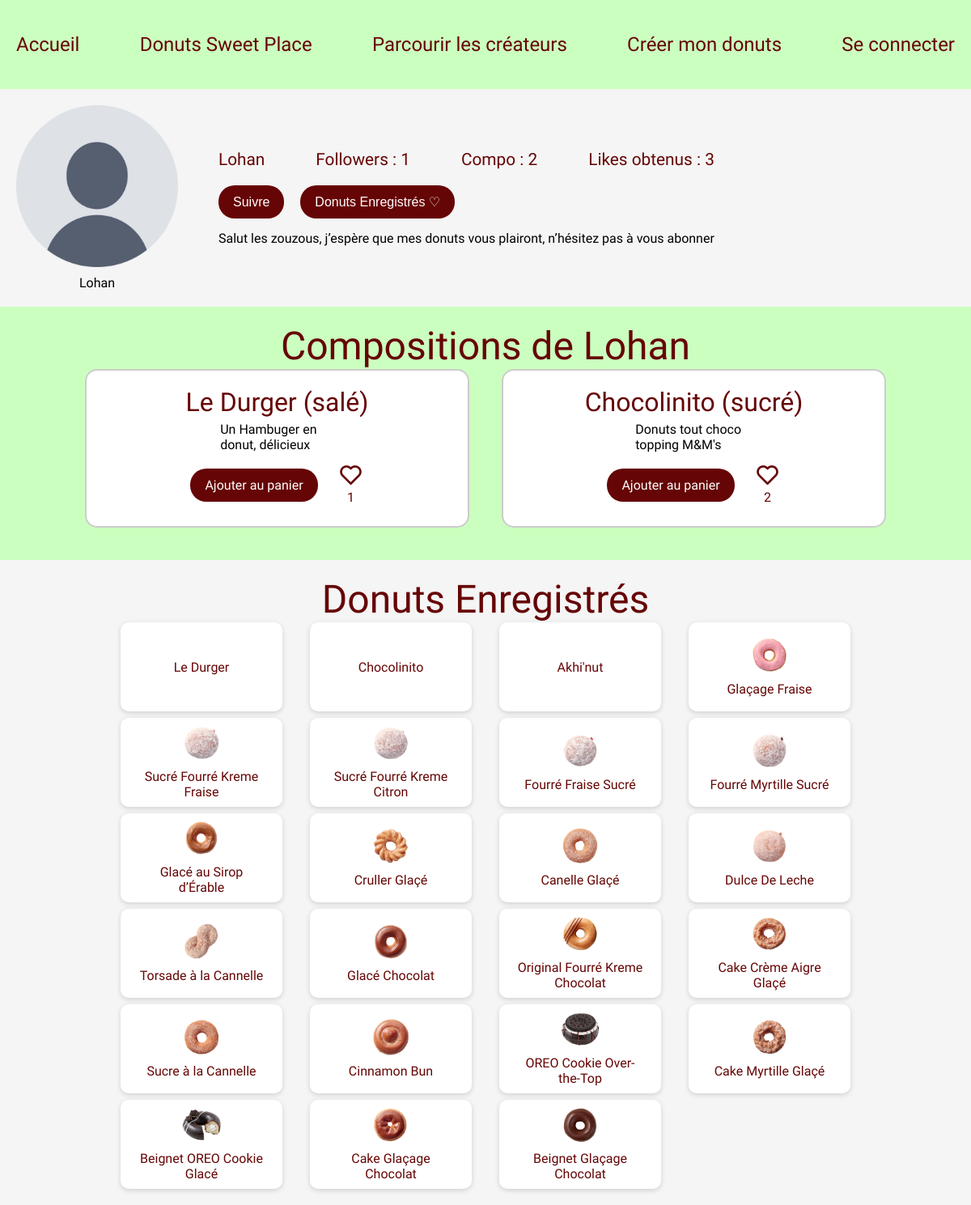
The app's page /profil.php?id=3 with its own data.
### tables this page shows
CREATE TABLE IF NOT EXISTS `users` (
  `id_user` int NOT NULL AUTO_INCREMENT,
  `login` varchar(30) NOT NULL,
  `mdp` varchar(90) NOT NULL,
  `photo` text NOT NULL,
  `description` text NOT NULL,
  `admin` int NOT NULL,
  PRIMARY KEY (`id_user`)
);

CREATE TABLE IF NOT EXISTS `compositions_donuts` (
  `id_composition` int NOT NULL AUTO_INCREMENT,
  `donut_name` varchar(255) DEFAULT NULL,
  `id_beignet` int NOT NULL,
  `id_fourrage` int NOT NULL,
  `id_glacage` int NOT NULL,
  `id_topping` int NOT NULL,
  `id_createur` int NOT NULL,
  `image` varchar(255) DEFAULT NULL,
  `description` text,
  `type` varchar(20) NOT NULL,
  PRIMARY KEY (`id_composition`),
  KEY `fk_beignet` (`id_beignet`),
  KEY `fk_createur` (`id_createur`),
  KEY `fk_fourrage` (`id_fourrage`),
  KEY `fk_glacage` (`id_glacage`),
  KEY `fk_topping` (`id_topping`)
);

### models/stats.php (called while the page is built)
<?php
function getInfosUser(PDO $pdo, int $userId): ?array
{
    $sql = "SELECT * FROM users WHERE id_user = ?";
    $stmt = $pdo->prepare($sql);
    $stmt->execute([$userId]);
    $user = $stmt->fetch(PDO::FETCH_ASSOC);
    return $user ?: null;
}
function getTotalLikesForUser(PDO $pdo, int $userId): int
{
    $sql = "
        SELECT COUNT(*) AS total_likes
        FROM fk_like l
        JOIN compositions_donuts c ON l.id_compositions_donuts = c.id_composition
        WHERE c.id_createur = ?
    ";
    $stmt = $pdo->prepare($sql);
    $stmt->execute([$userId]);
    return (int) $stmt->fetchColumn();
}
function getTotalFollowers(PDO $pdo, int $userId): int
{
    $sql = "
        SELECT COUNT(*) AS total_followers
        FROM fk_follow
        WHERE id_user_suivit = ?
    ";
    $stmt = $pdo->prepare($sql);
    $stmt->execute([$userId]);
    return (int) $stmt->fetchColumn();
}
function getLikedCompositions(PDO $pdo, int $userId): array
{
    $sql = "
       SELECT
            c.id_composition AS id,
            c.donut_name AS title,
            c.image AS image,
            c.description AS description
        FROM fk_like l
        JOIN compositions_donuts c ON l.id_compositions_donuts = c.id_composition
        WHERE l.id_users = ?
        UNION ALL
        SELECT
            n.id_donuts_de_base AS id,
            n.title AS title,
            n.img AS image,
            n.description AS description
        FROM fk_like_base l
        JOIN nos_donuts n ON l.id_donuts_de_base = n.id_donuts_de_base
        WHERE l.id_users = ?
        ORDER BY id DESC
    ";
    $stmt = $pdo->prepare($sql);
    $stmt->execute([$userId, $userId]);
    return $stmt->fetchAll(PDO::FETCH_ASSOC);
}

### profil.php (the view, shortened to what this page needs)
<?php
require 'config.php';
require 'models/stats.php';
$creator_id = (int) $_GET['id'];
$user_id = isset($_SESSION['id']) ? (int) $_SESSION['id'] : null;
$user = getInfosUser($pdo, $creator_id);
$total_follow = getTotalFollowers($pdo, $creator_id);
$total_likes = getTotalLikesForUser($pdo, $creator_id);
$is_following = false;
$sql_compo = "
    SELECT c.*, b.name_beignet, f.name_fourrage, g.name_glacage, t.name_topping,
           (SELECT COUNT(*) FROM fk_like l WHERE l.id_compositions_donuts = c.id_composition) AS nb_likes,
           EXISTS(
             SELECT 1 FROM fk_like l2
             WHERE l2.id_compositions_donuts = c.id_composition
               AND l2.id_users = :currentUser
           ) AS already_liked
    FROM compositions_donuts c
    LEFT JOIN beignets b ON c.id_beignet = b.id_beignet
    LEFT JOIN fourrages f ON c.id_fourrage = f.id_fourrage
    LEFT JOIN glacages g ON c.id_glacage = g.id_glacage
    LEFT JOIN topping t ON c.id_topping = t.id_topping
    WHERE c.id_createur = :creator
    ORDER BY c.id_composition DESC
";
$stmt_compo = $pdo->prepare($sql_compo);
$stmt_compo->execute([':currentUser' => $user_id ?? 0, ':creator' => $creator_id]);
$compositions = $stmt_compo->fetchAll(PDO::FETCH_ASSOC);
$likedDonuts = getLikedCompositions($pdo, $creator_id);
?>
<!DOCTYPE html>
<html lang="fr">
<head>
    <?php include 'css/links.php'; ?>
    <link rel="stylesheet" href="css/profil.css">
</head>
<body>
    <?php include 'header/header.php'; ?>
    <div class="infoprofil">
        <div class="left">
            <img src="images/design/profil.webp" alt="photo profil">
            <p class="onlyphone"><?= htmlspecialchars($user['login'], ENT_QUOTES) ?></p>
        </div>
        <div class="right">
            <div class="infos">
                <p class='onlydesk'><?= htmlspecialchars($user['login'], ENT_QUOTES) ?></p>
                <p><span class="green">Followers : </span><?= $total_follow ?></p>
                <p><span class="green">Compo : </span><?= count($compositions) ?></p>
                <p><span class="green">Likes obtenus : </span><?= $total_likes ?></p>
            </div>
            <div class="btnprofil">
                <?php if ($user_id === $creator_id): ?>
                    <button class="btn edit-profile">Modifier le profil</button>
                <?php else: ?>
                    <button class="btn follow subscribe-btn <?= $is_following ? 'following' : '' ?>"
                        data-user="<?= $creator_id ?>">
                        <?= $is_following ? 'Suivit' : "Suivre" ?>
                    </button>
                <?php endif; ?>
                <button class="btn edit-profile">Donuts Enregistrés ♡</button>
            </div>
            <p>Salut les zouzous, j’espère que mes donuts vous plairont, n’hésitez pas à vous abonner</p>
        </div>
    </div>
    <div class='tendances'>
        <h2>Compositions de <?= htmlspecialchars($user['login'], ENT_QUOTES) ?></h2>
        <?php if (!empty($compositions)): ?>
            <div class="cards-container">
                <?php foreach ($compositions as $c): ?>
                    <?php
                    $already = !empty($c['already_liked']) ? 1 : 0;
                    $nbLikes = isset($c['nb_likes']) ? (int) $c['nb_likes'] : 0;
                    $compId = isset($c['id_composition']) ? (int) $c['id_composition'] : 0;
                    ?>
                    <div class="card">
                        <h3><?= htmlspecialchars($c['donut_name'], ENT_QUOTES) ?>
                            <?= $c['type'] ? '(' . htmlspecialchars($c['type'], ENT_QUOTES) . ')' : '' ?>
                        </h3>
                        <?php if (!empty($c['image']) || !empty($c['description'])): ?>
                            <div class="content">
                                <?php if (!empty($c['description'])): ?>
                                    <p class="compo"><?= nl2br(htmlspecialchars($c['description'], ENT_QUOTES)) ?></p>
                                <?php endif; ?>
                            </div>
                        <?php endif; ?>
                        <div class="interaction">
                            <a href="addpanier.php?id=<?= $compId ?>" class="btn">Ajouter au panier</a>
                            <div class="like">
                                <i class="btnlike bx <?= $already ? 'bxs-heart' : 'bx-heart' ?>" data-id="<?= $compId ?>"
                                    data-source="composition" data-liked="<?= $already ? '1' : '0' ?>"></i>
                                <p class="nb_like"><?= $nbLikes ?></p>
                            </div>
                        </div>
                    </div>
                <?php endforeach; ?>
            </div>
        <?php else: ?>
            <p>Aucune composition pour le moment.</p>
        <?php endif; ?>
    </div>
    <div class="liked">
        <h2>Donuts Enregistrés</h2>
        <div class="liked-donuts-container">
            <?php foreach ($likedDonuts as $donut): ?>
                <div class="donut-card">
                    <?php if (!empty($donut['image'])): ?>
                        <img src="<?php echo htmlspecialchars($donut['image'], ENT_QUOTES); ?>"
                            alt="<?php echo htmlspecialchars($donut['title'], ENT_QUOTES); ?>">
                    <?php endif; ?>
                    <h3><?php echo htmlspecialchars($donut['title'], ENT_QUOTES); ?></h3>
                </div>
            <?php endforeach; ?>
        </div>
    </div>
</body>
</html>

### css/styles.css (style rules this page uses)
:root { --mainfont: "Modak", system-ui; --textfont: "Mada", sans-serif; --maincolor: #cbffbf; --textcolor: #660505; }
*, *::after, *::before { box-sizing: border-box; }
body { margin: 0; padding: 0; background-color: var(--maincolor); font-family: var(--textfont); }
h1, h2 { font-family: var(--mainfont); color: var(--textcolor); font-weight: 400; margin: 0; font-size: 3rem; }
p { margin: 0; }
.tendances { padding: 20px; display: flex; flex-direction: column; }
h2 { margin: auto; }
h3 { font-family: var(--mainfont); font-weight: 400; color: var(--textcolor); font-size: 2rem; margin: 5px; }
.cards-container { display: grid; grid-template-columns: repeat(auto-fit, minmax(300px, 1fr)); gap: 40px; width: min(100%, 990px); margin: 0 auto; }
.card { background-color: white; border: 2px solid #ccc; border-radius: 15px; padding: 15px; text-align: center; display: flex; flex-direction: column; align-items: center; justify-content: center; transition: 0.2s ease; }
.card .content, .card .interaction { display: flex; justify-content: center; align-items: center; }
.interaction { gap: 25px; }
i { font-size: 2rem; color: var(--textcolor); }
.nb_like { color: var(--textcolor); }
.card .content p { width: 60%; text-align: left; }
.btn { text-decoration: none; color: white; background-color: var(--textcolor); font-size: 1rem; padding: 8px 15px; border: 3px solid transparent; border-radius: 20px; margin-top: 20px; transition: 0.2s ease; margin-bottom: 15px; }

### css/header.css (style rules this page uses)
:root { --mainfont : "Modak", system-ui; --textfont :"Mada", sans-serif; --maincolor : #CBFFBF; --textcolor : #660505; }

### css/profil.css (style rules this page uses)
:root { --mainfont: "Modak", system-ui; --textfont: "Mada", sans-serif; --maincolor: #cbffbf; --textcolor: #660505; }
.infoprofil { background-color: whitesmoke; display: flex; align-items: center; padding: 20px; gap: 50px; }
.infoprofil img { height: 200px; }
.infos { display: flex; justify-content: space-between; font-size: 1.3rem; font-family: var(--mainfont); font-weight: 100; color: var(--textcolor); }
.btnprofil { display: flex; gap: 20px; }
.liked { background-color: whitesmoke; margin-top: 20px; display: flex; flex-direction: column; justify-content: center; align-items: center; padding: 20px; }
.liked-donuts-container { width: 80%; display: grid; grid-template-columns: repeat(auto-fit, minmax(200px, 1fr)); gap: 8px; justify-items: center; }
.donut-card { background: #fff; padding: 1rem; border-radius: 10px; box-shadow: 0 2px 6px rgba(0, 0, 0, 0.15); text-align: center; height: 110px; width: 200px; display: flex; flex-direction: column; align-items: center; justify-content: center; }
.left { display: flex; flex-direction: column; align-items: center; justify-content: center; gap: 10px; }
.donut-card img { max-height: 70%; border-radius: 8px; }
.donut-card h3 { font-size: 1rem; }

### records on screen
users: login "Lohan"
compositions_donuts: donut_name "Le Durger", type "salé", description "Un Hambuger en donut, délicieux", nbLikes "1"
compositions_donuts: donut_name "Chocolinito", type "sucré", description "Donuts tout choco topping M&M's", nbLikes "2"

### other values on screen
$total_follow "1"
count($compositions) "2"
$total_likes "3"
$donut['title'] "Le Durger"
$donut['title'] "Chocolinito"
$donut['title'] "Akhi'nut"
$donut['title'] "Glaçage Fraise"
$donut['title'] "Sucré Fourré Kreme Fraise"
$donut['title'] "Sucré Fourré Kreme Citron"
$donut['title'] "Fourré Fraise Sucré"
$donut['title'] "Fourré Myrtille Sucré"
$donut['title'] "Glacé au Sirop d’Érable"
$donut['title'] "Cruller Glaçé"
$donut['title'] "Canelle Glaçé"
$donut['title'] "Dulce De Leche"
